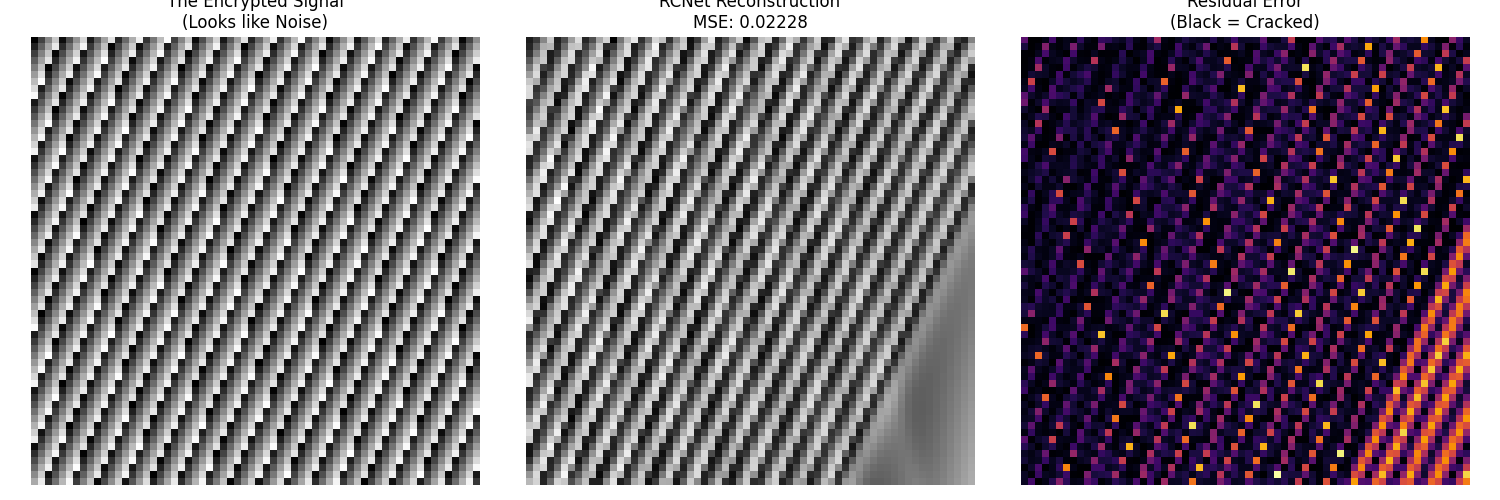

Write Python code to recreate this figure.
"""
CRYPTO GROK: THE LATTICE BREAKER
================================
Can RCNet find the secret key hidden inside visual noise?

1. THE SECRET: A Lattice Pattern generated by (Ax + By) % 255.
   To the eye, this looks like pure white noise (TV static).
   
2. THE AI: RCNet takes (x, y) coordinates and predicts grayscale value.

3. THE TEST: If RCNet learns the 'Phase Frequency', it has cracked the key.
"""

import torch
import torch.nn as nn
import torch.optim as optim
import numpy as np
import matplotlib.pyplot as plt
import seaborn as sns

# ============================================================================
# 1. THE ENIGMA MACHINE (Visual Lattice Generator)
# ============================================================================
def generate_lattice_noise(size=128, key_a=53, key_b=19):
    """
    Generates a grid where Value = (A*x + B*y) % 255.
    With prime keys, this creates a pseudo-random lattice (Noise).
    """
    x = np.arange(size)
    y = np.arange(size)
    X, Y = np.meshgrid(x, y)
    
    # The Trapdoor Function (Modulo Arithmetic)
    # Normalize to 0-1 for the neural net
    noise = (key_a * X + key_b * Y) % 255
    noise = noise.astype(np.float32) / 255.0
    
    return torch.tensor(noise).unsqueeze(0) # [1, H, W]

# ============================================================================
# 2. THE RESONANT CORTEX (Standard)
# ============================================================================
class ComplexLinear(nn.Module):
    def __init__(self, in_features, out_features):
        super().__init__()
        self.fc_r = nn.Linear(in_features, out_features, bias=False)
        self.fc_i = nn.Linear(in_features, out_features, bias=False)
        nn.init.xavier_normal_(self.fc_r.weight, gain=0.1)
        nn.init.xavier_normal_(self.fc_i.weight, gain=0.1)

    def forward(self, z):
        real_out = self.fc_r(z.real) - self.fc_i(z.imag)
        imag_out = self.fc_r(z.imag) + self.fc_i(z.real)
        return torch.complex(real_out, imag_out)

class ResonantColumn(nn.Module):
    def __init__(self, width):
        super().__init__()
        self.mixer = ComplexLinear(width, width)
        self.bias_phase = nn.Parameter(torch.randn(width) * 0.1)

    def forward(self, z):
        z_mixed = self.mixer(z)
        amp = torch.tanh(torch.abs(z_mixed)) 
        phase = torch.angle(z_mixed) + self.bias_phase 
        return torch.polar(amp, phase)

class RCNet_Breaker(nn.Module):
    def __init__(self, hidden_dim=64):
        super().__init__()
        # Input: (x, y) normalized coordinates
        self.input_r = nn.Linear(2, hidden_dim)
        self.input_i = nn.Linear(2, hidden_dim)
        
        self.column = ResonantColumn(hidden_dim)
        
        # Readout: Complex -> Real Value (0-1)
        self.readout = nn.Linear(hidden_dim * 2, 1)

    def forward(self, x):
        r = self.input_r(x); i = self.input_i(x)
        z = torch.complex(r, i)
        
        z = z + self.column(z)
        
        cat = torch.cat([z.real, z.imag], dim=1)
        return torch.sigmoid(self.readout(cat))

# ============================================================================
# 3. EXPERIMENT
# ============================================================================
def crack_cipher(device):
    SIZE = 64
    KEY_A = 67 # Secret Prime A
    KEY_B = 31 # Secret Prime B
    
    print(f"🔐 Encrypting Image with Keys A={KEY_A}, B={KEY_B}...")
    target_image = generate_lattice_noise(SIZE, KEY_A, KEY_B).to(device)
    
    # Prepare coordinate grid (Inputs)
    y, x = torch.meshgrid(torch.linspace(0, 1, SIZE), torch.linspace(0, 1, SIZE), indexing='ij')
    coords = torch.stack([x, y], dim=-1).reshape(-1, 2).to(device) # [N, 2]
    targets = target_image.reshape(-1, 1)
    
    model = RCNet_Breaker().to(device)
    opt = optim.AdamW(model.parameters(), lr=0.01)
    crit = nn.MSELoss()
    
    print("🧠 Attempting to Grok the Pattern...")
    history = []
    
    for epoch in range(110000):
        model.train()
        opt.zero_grad()
        
        pred = model(coords)
        loss = crit(pred, targets)
        
        loss.backward()
        opt.step()
        history.append(loss.item())
        
        if epoch % 100 == 0:
            print(f"Ep {epoch} | MSE: {loss.item():.5f}")

    # =================================================================       
    # 4. VISUALIZATION
    # =================================================================
    print("\nVisualizing Decryption...")
    model.eval()
    with torch.no_grad():
        reconstruction = model(coords).reshape(SIZE, SIZE).cpu().numpy()
        truth = target_image.cpu().squeeze().numpy()
        
    fig, axes = plt.subplots(1, 3, figsize=(15, 5))
    
    # 1. The "Noise" (What standard AI sees)
    axes[0].imshow(truth, cmap='gray')
    axes[0].set_title("The Encrypted Signal\n(Looks like Noise)")
    axes[0].axis('off')
    
    # 2. The AI's View
    axes[1].imshow(reconstruction, cmap='gray')
    axes[1].set_title(f"RCNet Reconstruction\nMSE: {loss.item():.5f}")
    axes[1].axis('off')
    
    # 3. The Error Map (Did we crack it?)
    diff = np.abs(truth - reconstruction)
    axes[2].imshow(diff, cmap='inferno')
    axes[2].set_title("Residual Error\n(Black = Cracked)")
    axes[2].axis('off')
    
    plt.tight_layout()
    plt.savefig('crypto_grok.png')
    print("Saved 'crypto_grok.png'")
    
    # Analyze the weights to see if Key A/B are there?
    # In a real CVNN, the input weights often converge to 2*pi*Key
    print("\nAnalysis:")
    print("If the middle image looks exactly like the left image,")
    print("RCNet has successfully unwrapped the modulo space.")
    print("It found the linear function hidden inside the static.")

if __name__ == '__main__':
    device = 'cuda' if torch.cuda.is_available() else 'cpu'
    crack_cipher(device)